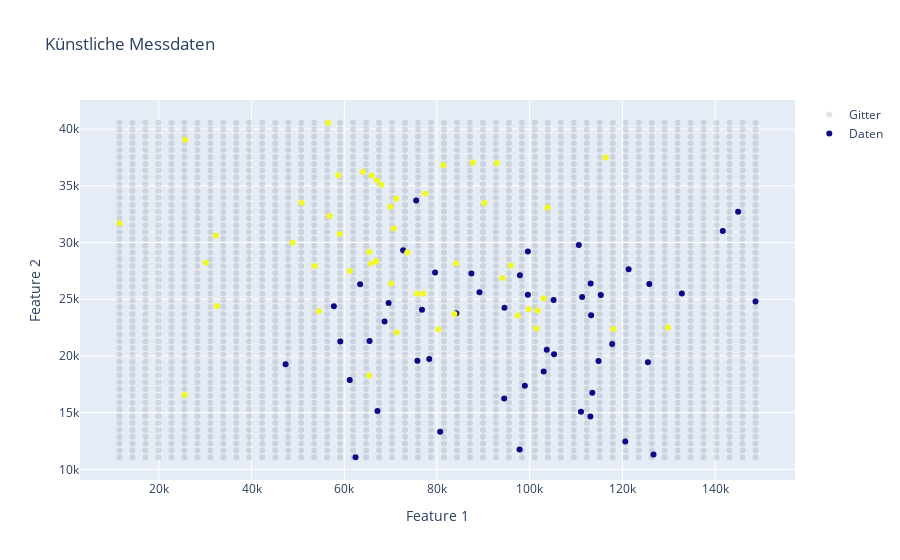

This figure's notebook cell:
### Code cell
x0_min = X_array[:,0].min()
x0_max = X_array[:,0].max()
x1_min = X_array[:,1].min()
x1_max = X_array[:,1].max()

import numpy as np
gitter_x1, gitter_x2 = np.meshgrid(np.linspace(x0_min, x0_max), np.linspace(x1_min, x1_max))
gitter_y = modell.predict(pd.DataFrame({'Kilometerstand [km]': gitter_x1.ravel(), 'Preis [EUR]': gitter_x2.ravel()}))

import plotly.graph_objects as go

fig = go.Figure()
fig.add_trace(go.Scatter(x = gitter_x1.ravel(), y = gitter_x2.ravel(), 
                         marker_color=gitter_y.ravel(), mode='markers', opacity=0.1, name='Gitter'))
fig.add_trace(go.Scatter(x = X_array[:,0], y = X_array[:,1], mode='markers', marker_color=y_array, name='Daten'))
fig.update_layout(
  title='Künstliche Messdaten',
  xaxis_title = 'Feature 1',
  yaxis_title = 'Feature 2'
)

### Figure 1 — Plotly figure (JSON) as saved in the notebook; plotly's stock layout.template omitted (floating-point values rounded to 4 significant figures; data arrays with more than 128 entries replaced by an {"elided": "..."} marker saying what was removed)
{"data": [{"marker": {"color": {"elided": "2500 bool values"}}, "mode": "markers", "name": "Gitter", "opacity": 0.1, "type": "scatter", "x": {"elided": "2500 float values"}, "y": {"elided": "2500 float values"}}, {"marker": {"color": [0, 0, 0, 1, 1, 0, 1, 0, 1, 0, 1, 1, 0, 1, 0, 1, 0, 0, 0, 0, 0, 0, 1, 1, 1, 1, 0, 0, 0, 0, 0, 0, 0, 1, 1, 0, 1, 1, 1, 1, 0, 0, 0, 1, 1, 0, 0, 0, 0, 0, 1, 0, 1, 0, 1, 1, 1, 0, 1, 1, 0, 1, 0, 1, 1, 1, 1, 1, 0, 0, 1, 0, 0, 0, 0, 1, 1, 0, 0, 0, 0, 1, 1, 0, 1, 1, 0, 1, 0, 1, 1, 1, 1, 0, 1, 0, 1, 1, 1, 1]}, "mode": "markers", "name": "Daten", "type": "scatter", "x": [79599, 84166, 113159, 66926, 90222, 99619, 103008, 103026, 87741, 72710, 71293, 65870, 98963, 56842, 75775, 77055, 114847, 94503, 75512, 97895, 126714, 113515, 56536, 73584, 58981, 25559, 125514, 103693, 47343, 113103, 111317, 105260, 148721, 101472, 32546, 68701, 53639, 84053, 68036, 11511, 67160, 120627, 141659, 71232, 70623, 125808, 99619, 76767, 115346, 121354, 101695, 80691, 65801, 94560, 97379, 99770, 67006, 117807, 129810, 75676, 57754, 118025, 97824, 70124, 92923, 32279, 95931, 54507, 59148, 111071, 58724, 87439, 113254, 78343, 144963, 103810, 65365, 89175, 62433, 63423, 69566, 65366, 63997, 65462, 61240, 30098, 110603, 50798, 105168, 77453, 25712, 48835, 80278, 132832, 81344, 61181, 83788, 94120, 69982, 116392], "y": [27348, 23755, 26383, 28379, 33485, 25397, 25084, 18637, 37057, 29317, 22076, 35917, 17377, 32331, 19572, 25508, 19565, 16252, 33698, 27111, 11315, 16760, 40565, 29117, 30746, 16570, 19437, 20545, 19265, 14650, 25191, 20148, 24805, 22423, 24410, 23032, 27924, 28184, 35104, 31701, 15135, 12458, 31017, 33895, 31248, 26347, 29208, 24082, 25371, 27644, 24012, 13313, 28147, 24261, 23566, 24124, 35494, 21058, 22511, 25484, 24388, 22375, 11754, 26391, 37013, 30627, 27978, 23936, 21280, 15080, 35941, 27271, 23598, 19739, 32715, 33098, 29172, 25623, 11066, 26329, 24664, 18280, 36248, 21315, 27491, 28229, 29780, 33502, 24936, 34316, 39058, 29978, 22349, 25503, 36812, 17880, 23691, 26867, 33165, 37495]}], "layout": {"title": {"text": "Künstliche Messdaten"}, "xaxis": {"title": {"text": "Feature 1"}}, "yaxis": {"title": {"text": "Feature 2"}}}}
